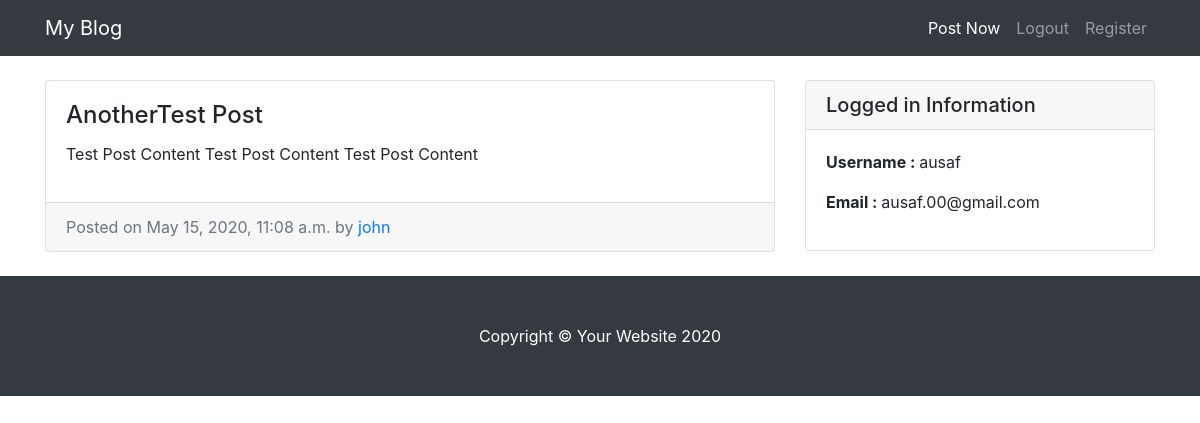
The app's page /entry/7/ (signed in) with its own data.
### entries/models.py (models this page shows, shortened)
class Entry(models.Model):
    entry_title = models.CharField(max_length=50)
    entry_text = models.TextField()
    entry_date = models.DateTimeField(auto_now_add=True)
    entry_author = models.ForeignKey(User, on_delete=models.CASCADE)
    class Meta:
        verbose_name_plural = "Entries"

### entries/views.py (the view)
# urls.py: path('entry/<int:pk>/',EntryView.as_view(),name='entry-detail'),
class EntryView(LoginRequiredMixin,DetailView):
    model = Entry
    template_name = 'entries/entry_detail.html'

### entries/templates/entries/entry_detail.html (shortened to what this page needs)
{% extends "entries/base.html" %}
{% block content %}
<div class="col-md-8">
    <div class="card mb-4 mt-4">
      <div class="card-body">
        <h4 class="card-title">{{object.entry_title}}</h4>
        <p class="card-text text-justify ">{{object.entry_text}}</p>
      </div>
      <div class="card-footer text-muted">
        Posted on {{object.entry_date}} by
        <a href="#">{{object.entry_author}}</a>
      </div>
    </div>
  </div>
  {% endblock %}

### entries/templates/entries/base.html (shortened to what this page needs)
{% load static %}
<!DOCTYPE html>
<html lang="en">
<head>
  <link href="{% static 'entries/vendor/bootstrap/css/bootstrap.min.css' %}" rel="stylesheet">
  <link href="{% static 'entries/css/blog-home.css' %}" rel="stylesheet">
</head>
<body>
  <nav class="navbar navbar-expand-lg navbar-dark bg-dark fixed-top">
    <div class="container">
      <a class="navbar-brand" href="{% url 'blog-home' %}">My Blog</a>
      <div class="collapse navbar-collapse" id="navbarResponsive">
        <ul class="navbar-nav ml-auto">
          <li class="nav-item active">
            <a class="nav-link" href="{% url 'create_entry' %}">Post Now
            </a>
          </li>
          <li class="nav-item">
            <a class="nav-link" href="{% url 'logout' %}">Logout</a>
          </li>
          <li class="nav-item">
            <a class="nav-link" href="{% url 'register' %}">Register</a>
          </li>
        </ul>
      </div>
    </div>
  </nav>
  <div class="container">
    <div class="row">
      {% block content %}      {% endblock %}
      <div class="col-md-4">
        <div class="card my-4">
          <h5 class="card-header">Logged in Information</h5>
          <div class="card-body">
            <p><strong>Username : </strong> {{user.username}} </p>
            <p><strong>Email : </strong> {{user.email}} </p>
          </div>
        </div>
      </div>
    </div>
  </div>
  <footer class="py-5 bg-dark">
    <div class="container">
      <p class="m-0 text-center text-white">Copyright &copy; Your Website 2020</p>
    </div>
  </footer>
</body>
</html>

### entries/static/entries/css/blog-home.css (style rules this page uses)
body { padding-top: 56px; }

### records on screen
Entry: entry_title "AnotherTest Post", entry_text "Test Post Content Test Post Content Test Post Content", entry_date "May 15, 2020, 11:08 a.m.", entry_author "john"

### other values on screen
{{ user.username }} "ausaf"
{{ user.email }} "ausaf.00@gmail.com"
